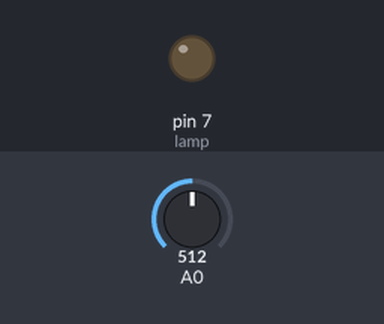
The sketch below on a simulated Arduino Uno, built with avr-gcc and run on an emulated ATmega328P. On the bench: output pins drawn as LEDs (lit = HIGH). The test bench sets the inputs (shaded band); at power-on: A0 = 512.

Above: at 1.3 s.
1.4 s: A0 set to 312
3.2 s: A0 set to 291
At 4.6 s:
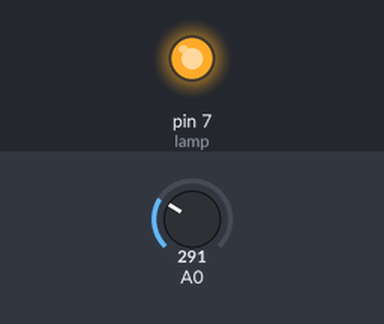
6.2 s: A0 set to 306
At 6.8 s:
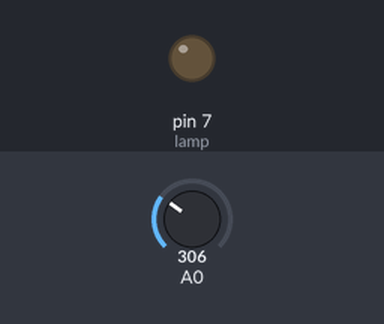
7.7 s: A0 set to 290
At 9.3 s:
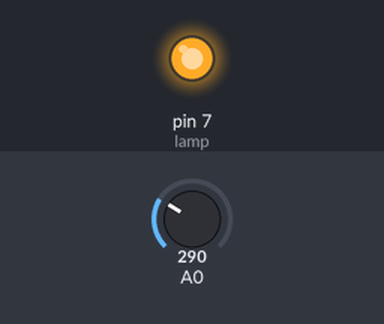
Timing chart, 0 to 11.7 s (numbered marks = the images above; inputs shaded):
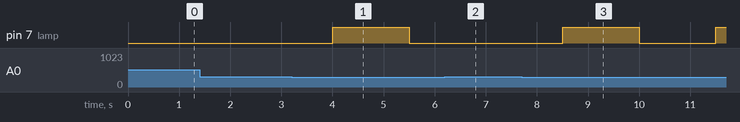

Measured:
- the behaviour switches between 300 and 299 on A0 (found by bisection; images 0 and 1)
- after the input at 1.4 s, every drawn part: stays the same
- after the input at 3.2 s, pin 7 (lamp): LOW → HIGH after 0.80 s, → LOW 1.5 s later
- after the input at 6.2 s, pin 7 (lamp): stays LOW (without the input it goes to HIGH after 0.80 s)
- after the input at 7.7 s, pin 7 (lamp): LOW → HIGH after 0.80 s, → LOW 1.5 s later, → HIGH 1.5 s later

The sketch:

adrsensor.ino
```cpp
const int lamp =7;
boolean x=true;
void setup() {
  // put your setup code here, to run once:
Serial.begin(9600);
pinMode(lamp,OUTPUT);

}

void loop() {
  // put your main code here, to run repeatedly:
int c =analogRead(A0);
delay(500);
if (c<300 && x==true)

{
digitalWrite(7,HIGH);
x=false;
delay(1000);
}
else if  (c<300 && x==false)
{
  x=true;
  digitalWrite(7,LOW);
  delay(1000);
}
}
```
